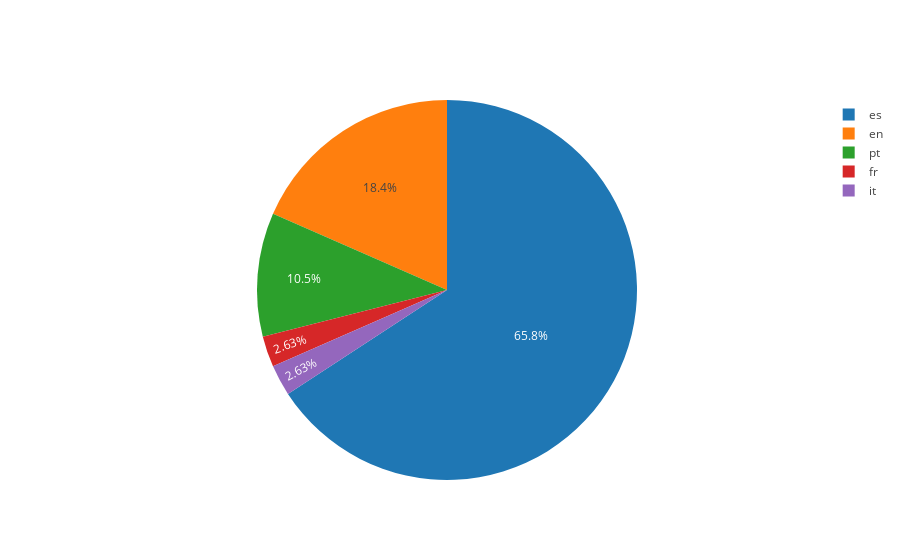

Write notebook code for a chart like this one.
### Code cell
labels = df_languages['languages'].value_counts().keys().tolist()
values = df_languages['languages'].value_counts().tolist()
grafica_plotly(labels, values, 'grafica lenguajes')

### Figure 1 — Plotly figure (JSON) as saved in the notebook; plotly's stock layout.template omitted (floating-point values rounded to 4 significant figures)
{"data": [{"labels": ["es", "en", "pt", "fr", "it"], "type": "pie", "values": [25, 7, 4, 1, 1]}], "layout": {}}
